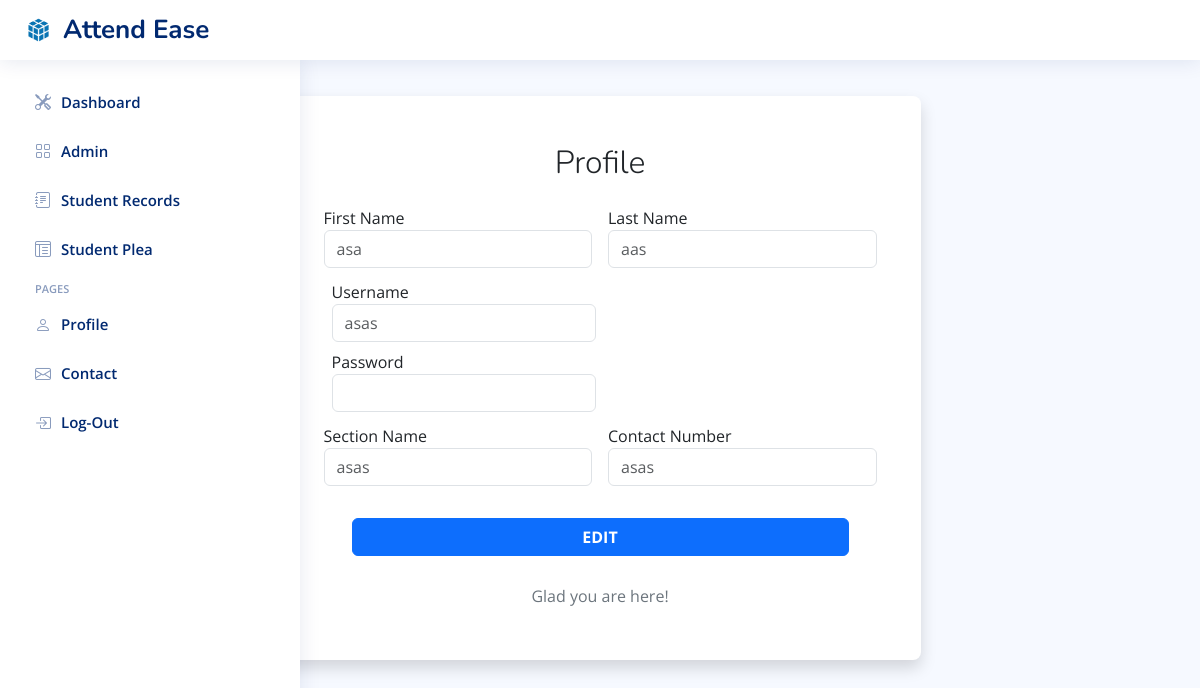
The page /edit.php?id=2 (signed in) on the database its author committed.
### tables this page shows
CREATE TABLE `entity_information` (
  `id` int NOT NULL AUTO_INCREMENT,
  `username` varchar(45) DEFAULT NULL,
  `password` varchar(45) DEFAULT NULL,
  `firstName` varchar(45) DEFAULT NULL,
  `lastName` varchar(45) DEFAULT NULL,
  `contactNumber` varchar(45) DEFAULT NULL,
  `sectionName` varchar(45) DEFAULT NULL,
  `type_id` int DEFAULT NULL,
  PRIMARY KEY (`id`)
);

### edit.php (the view, shortened to what this page needs)
<?php
    require_once 'config/connection.php';
    $id = $_GET['id'];
    $placeholder = "SELECT * FROM entity_information where id = '$id'";
    $query = mysqli_query($connection, $placeholder);
?>
<!DOCTYPE html>
<html lang="en">
<head>
  <link href="assets/vendor/bootstrap-icons/bootstrap-icons.css" rel="stylesheet">
  <link href="https://cdn.jsdelivr.net/npm/bootstrap@5.3.0-alpha1/dist/css/bootstrap.min.css" rel="stylesheet">
  <link href="assets/css/style.css" rel="stylesheet">
</head>
<body>
<header id="header" class="header fixed-top d-flex align-items-center">
<div class="d-flex align-items-center justify-content-between">
  <a href="dashboard.php" class="logo d-flex align-items-center">
  <img src="assets/img/icon_cube.png" alt="">
    <span class="d-none d-lg-block">Attend Ease</span>
  </a>
</div>
</header>
<aside id="sidebar" class="sidebar">
<ul class="sidebar-nav" id="sidebar-nav">
<li class="nav-item">
<a class="nav-link collapsed" href="dashboard.php" >
  <i class="bi bi-tools"></i>
  <span>Dashboard</span>
</a>
</li>
<li class="nav-item">
<a class="nav-link collapsed" href="adminRecords.php" >
  <i class="bi bi-grid"></i>
  <span>Admin</span>
</a>
</li>
<li class="nav-item">
<a class="nav-link collapsed" href="studentRecords.php">
  <i class="bi bi-journal-text"></i>
  <span>Student Records</span>
</a>
</li>
<li class="nav-item">
<a class="nav-link collapsed" href="studentplea.php">
  <i class="bi bi-layout-text-window-reverse"></i>
  <span>Student Plea</span>
</a>
</li>
<li class="nav-heading">Pages</li>
<li class="nav-item">
<a class="nav-link collapsed" href="profile.php">
  <i class="bi bi-person"></i>
  <span>Profile</span>
</a>
</li>
<li class="nav-item">
<a class="nav-link collapsed" href="contact.php">
  <i class="bi bi-envelope"></i>
  <span>Contact</span>
</a>
</li>
<li class="nav-item">
<a class="nav-link collapsed" href="logout.php">
  <i class="bi bi-box-arrow-in-right"></i>
  <span>Log-Out</span>
</a>
</li>
</ul>
</aside>
<div class="container py-5">
    <div class="row ">
      <div class="col-xxl-9 col-md-7 col-md-5 mx-auto" >
        <div class="card border-0 shadow rounded-3 my-5" >
          <div class="card-body p-2 p-sm-5" >
            <h1 class="card-title text-center mb-3 fw-light fs-2" >Profile</h1>
            <form action = "edit.php" method = "POST">
			   <div class="row">
               <?php while($row = mysqli_fetch_array($query)){ ?>
			<div class="form-group p-2 col-sm-6">
				<label for="fnFormControl">First Name</label>
				<input type="text" class="form-control" name = "fname" placeholder= <?php  echo $row[3]?>>
			</div>
			<div class="form-group p-2 col-sm-6">
				<label for="lnFormControl">Last Name</label>
				<input type="text" class="form-control" name = "lname" placeholder=<?php  echo $row[4]?>>
				</div>
			<div class="form-row">
				<div class="form-group p-1 col-sm-6">
        <label for="floatingInput">Username</label>
        <input type="email" class="form-control" id="floatingInput" name ="username" placeholder=<?php  echo $row[1]?>>
			</div>
			<div class="form-group p-1 col-sm-6">
				<label for="pwFormControl">Password</label>
				<input type="password" class="form-control" name = "password">
			</div>
			</div>
			<div class="form-group p-2 col-md-6">
				<label for="snFormControl">Section Name</label>
				<input type="text" class="form-control" name = "sectionName" placeholder=<?php  echo $row[6]?>>
			</div>
			<div class="form-group p-2 col-md-6">
				<label for="cnFormControl">Contact Number</label>
				<input type="text" class="form-control" name ="contactNumber" placeholder=<?php  echo $row[5]?> >
			</div>
			</div>
            <?php } ?>
            <div class="d-grid p-4">
           		<button class="btn btn-primary btn-login text-uppercase fw-bold" type="submit" name = "editBtn" >Edit</button>
            </div>
                <div class="d-flex justify-content-center p-1 text-secondary" >Glad you are here!
              </div>
              </div>
          </div>
        </div>
      </div>
    </div>
</body>
</html>

### assets/css/style.css (style rules this page uses)
:root { scroll-behavior: smooth; }
body { font-family: "Open Sans", sans-serif; background: #f6f9ff; color: #444444; }
a { color: #4154f1; text-decoration: none; }
h1, h2, h3, h4, h5, h6 { font-family: "Nunito", sans-serif; }
.logo { line-height: 1; }
@media (min-width: 1200px) { .logo { width: 280px; } }
.logo img { max-height: 26px; margin-right: 6px; }
.logo span { font-size: 26px; font-weight: 700; color: #012970; font-family: "Nunito", sans-serif; }
.header { transition: all 0.5s; z-index: 997; height: 60px; box-shadow: 0px 2px 20px rgba(1, 41, 112, 0.1); background-color: #fff; padding-left: 20px; }
.sidebar { position: fixed; top: 60px; left: 0; bottom: 0; width: 300px; z-index: 996; transition: all 0.3s; padding: 20px; overflow-y: auto; scrollbar-width: thin; scrollbar-color: #aab7cf transparent; box-shadow: 0px 0px 20px rgba(1, 41, 112, 0.1); background-color: #fff; }
.sidebar-nav { padding: 0; margin: 0; list-style: none; }
.sidebar-nav li { padding: 0; margin: 0; list-style: none; }
.sidebar-nav .nav-item { margin-bottom: 5px; }
.sidebar-nav .nav-heading { font-size: 11px; text-transform: uppercase; color: #899bbd; font-weight: 600; margin: 10px 0 5px 15px; }
.sidebar-nav .nav-link { display: flex; align-items: center; font-size: 15px; font-weight: 600; color: #ffffff; transition: 0.3; background: #f6f9ff; padding: 10px 15px; border-radius: 4px; }
.sidebar-nav .nav-link i { font-size: 16px; margin-right: 10px; color: #4154f1; }
.sidebar-nav .nav-link.collapsed { color: #012970; background: #fff; }
.sidebar-nav .nav-link.collapsed i { color: #899bbd; }

### rows shown on the page
entity_information: fname "asa", lname "aas", username "asas", sectionName "asas", contactNumber "asas"
